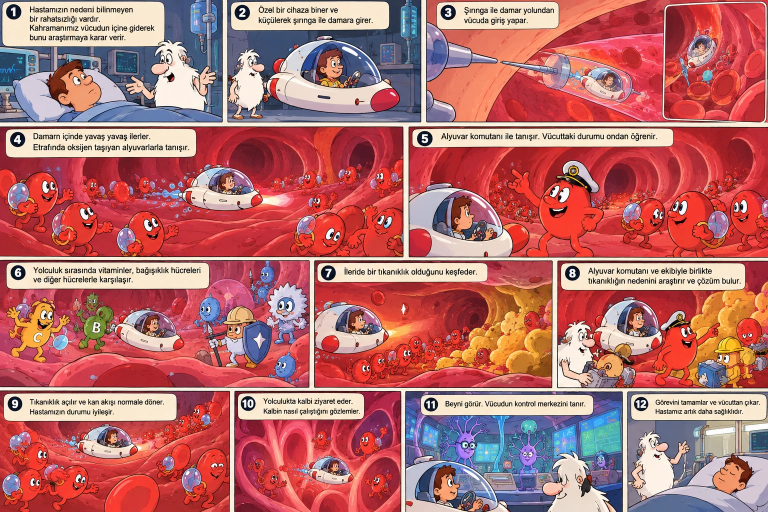
#> input picture reference.png, 1536 x 1024 px (shown at 1/2 size)
$ python measure.py ../../../reference.png 1.0 1.0 1.0 1.0
#> lines starting #> are read from the running program, lines starting #| are printed output that depends on the picture; after the words box and inside, x2 and y2 are one past the last pixel; in counts of white or black regions, pixels touching at a corner belong together
### tools/art/submarine/svgkit.py
"""Helpers shared by the submarine generator."""
import math

from ink import _f

GRAIN_DEFS = '''<filter id="grain" x="0" y="0" width="100%" height="100%" filterUnits="userSpaceOnUse">
    <feTurbulence type="fractalNoise" baseFrequency="0.9 0.6" numOctaves="2" seed="7" stitchTiles="stitch" result="n"/>
    <feColorMatrix in="n" type="matrix" values="0 0 0 0 0.35  0 0 0 0 0.06  0 0 0 0 0.08  0 0 0 0.10 0"/>
    <feComposite in2="SourceGraphic" operator="in"/>
  </filter>
  <filter id="mottle" x="0" y="0" width="100%" height="100%" filterUnits="userSpaceOnUse">
    <feTurbulence type="fractalNoise" baseFrequency="0.008 0.02" numOctaves="3" seed="3" stitchTiles="stitch" result="n"/>
    <feColorMatrix in="n" type="matrix" values="0 0 0 0 0.98  0 0 0 0 0.55  0 0 0 0 0.55  0 0 0 0.16 0"/>
    <feComposite in2="SourceGraphic" operator="in"/>
  </filter>'''


def cr(points, closed=True, tension=1.0):
    """Hand-placed key points -> smooth cubic path.  A point (x, y, 1) is a sharp corner."""
    pts = [(p[0], p[1]) for p in points]
    corner = [len(p) > 2 and p[2] for p in points]
    n = len(pts)
    o = ['M%s %s' % (_f(pts[0][0]), _f(pts[0][1]))]
    rng = range(n) if closed else range(n - 1)
    k = tension / 6.0
    for i in rng:
        i0 = (i - 1) % n if closed else max(i - 1, 0)
        i1 = i % n
        i2 = (i + 1) % n if closed else i + 1
        i3 = (i + 2) % n if closed else min(i + 2, n - 1)
        p0, p1, p2, p3 = pts[i0], pts[i1], pts[i2], pts[i3]
        if corner[i1]:
            c1 = (p1[0] + (p2[0] - p1[0]) * 0.25, p1[1] + (p2[1] - p1[1]) * 0.25)
        else:
            c1 = (p1[0] + (p2[0] - p0[0]) * k, p1[1] + (p2[1] - p0[1]) * k)
        if corner[i2]:
            c2 = (p2[0] - (p2[0] - p1[0]) * 0.25, p2[1] - (p2[1] - p1[1]) * 0.25)
        else:
            c2 = (p2[0] - (p3[0] - p1[0]) * k, p2[1] - (p3[1] - p1[1]) * k)
        o.append('C%s %s %s %s %s %s' % (_f(c1[0]), _f(c1[1]), _f(c2[0]), _f(c2[1]), _f(p2[0]), _f(p2[1])))
    if closed:
        o.append('Z')
    return ''.join(o)


# [20 lines left out: function ellipse_path, not called in this run]


def wobble_ellipse(cx, cy, rx, ry, rot=0.0, amp=0.04, n=10, phase=0.0, corner=None):
    """Hand-drawn-ish ellipse through n key points with slight radius variation."""
    a = math.radians(rot)
    ca, sa = math.cos(a), math.sin(a)
    pts = []
    for i in range(n):
        t = 2 * math.pi * i / n
        r = 1 + amp * math.sin(3 * t + phase) + amp * 0.5 * math.sin(5 * t + phase * 1.7)
        x, y = rx * r * math.cos(t), ry * r * math.sin(t)
        pts.append((cx + x * ca - y * sa, cy + x * sa + y * ca))
    return cr(pts, True)


class Doc:
    # [4 lines left out: function __init__, not called in this run]

    def d(self, s):
        self.defs.append(s)

    def a(self, s):
        self.body.append(s)

    def path(self, d, fill, extra=''):
        self.body.append('<path d="%s" fill="%s"%s/>' % (d, fill, (' ' + extra) if extra else ''))

    def clip(self, cid, d):
        self.defs.append('<clipPath id="%s"><path d="%s"/></clipPath>' % (cid, d))

    # [4 lines left out: function render, not called in this run]

### tools/art/submarine/ink.py
"""Tiny inking library: turns hand-authored cubic-Bezier contours into
thick-thin brush outlines (filled ribbons) for SVG cartoon art.

Only absolute M / L / C / Z commands are supported in authored paths.
"""
import math
import re

_TOK = re.compile(r'[MLCZ]|-?\d*\.?\d+(?:e-?\d+)?')


def parse(d):
    toks = _TOK.findall(d)
    subs = []
    cur = None
    last = None
    cmd = None
    i = 0
    while i < len(toks):
        t = toks[i]
        if t in 'MLCZ':
            cmd = t
            i += 1
            if cmd == 'Z':
                cur['closed'] = True
            continue
        if cmd == 'M':
            p = (float(toks[i]), float(toks[i + 1]))
            i += 2
            cur = {'start': p, 'segs': [], 'closed': False}
            subs.append(cur)
            last = p
            cmd = 'L'
        elif cmd == 'L':
            p = (float(toks[i]), float(toks[i + 1]))
            i += 2
            cur['segs'].append(('L', last, p))
            last = p
        elif cmd == 'C':
            v = [float(x) for x in toks[i:i + 6]]
            i += 6
            p = (v[4], v[5])
            cur['segs'].append(('C', last, (v[0], v[1]), (v[2], v[3]), p))
            last = p
        else:
            raise ValueError('bad path ' + d)
    return subs


def _bez(p0, p1, p2, p3, t):
    u = 1 - t
    return (u * u * u * p0[0] + 3 * u * u * t * p1[0] + 3 * u * t * t * p2[0] + t * t * t * p3[0],
            u * u * u * p0[1] + 3 * u * u * t * p1[1] + 3 * u * t * t * p2[1] + t * t * t * p3[1])


def dense(sub, n=60):
    pts = [sub['start']]
    for s in sub['segs']:
        if s[0] == 'L':
            a, b = s[1], s[2]
            for k in range(1, n + 1):
                t = k / n
                pts.append((a[0] + (b[0] - a[0]) * t, a[1] + (b[1] - a[1]) * t))
        else:
            for k in range(1, n + 1):
                pts.append(_bez(s[1], s[2], s[3], s[4], k / n))
    if sub['closed']:
        a, b = pts[-1], pts[0]
        if math.hypot(b[0] - a[0], b[1] - a[1]) > 0.01:
            for k in range(1, n + 1):
                t = k / n
                pts.append((a[0] + (b[0] - a[0]) * t, a[1] + (b[1] - a[1]) * t))
        pts.pop()  # last == first
    return pts


def resample(pts, step, closed):
    seq = pts + [pts[0]] if closed else pts
    acc = [0.0]
    for i in range(1, len(seq)):
        acc.append(acc[-1] + math.hypot(seq[i][0] - seq[i - 1][0], seq[i][1] - seq[i - 1][1]))
    L = acc[-1]
    n = max(4, int(round(L / step)))
    out = []
    j = 0
    rng = range(n) if closed else range(n + 1)
    for k in rng:
        s = L * k / n
        while j < len(acc) - 2 and acc[j + 1] < s:
            j += 1
        seg = acc[j + 1] - acc[j]
        t = 0 if seg == 0 else (s - acc[j]) / seg
        a, b = seq[j], seq[j + 1]
        out.append((a[0] + (b[0] - a[0]) * t, a[1] + (b[1] - a[1]) * t))
    return out, L


def poly(d, step=3.0):
    """Polygon (list of points) for the first closed subpath of d."""
    sub = parse(d)[0]
    pts, _ = resample(dense(sub), step, True)
    return pts


# [12 lines left out: function inside, not called in this run]


def _f(v):
    s = '%.1f' % v
    if s.endswith('.0'):
        s = s[:-2]
    if s == '-0':
        s = '0'
    return s


# [18 lines left out: function smooth, not called in this run]


def _smoothstep(a, b, x):
    t = min(1, max(0, (x - a) / (b - a)))
    return t * t * (3 - 2 * t)


SHADOW_DIR = (0.36, 0.93)  # light comes from the upper left


# [114 lines left out: functions ink_closed, ink_open, offset_curve, sub_path, not called in this run]


def pts_path(pts, closed=False):
    return smooth(pts, closed)

### tools/art/submarine/measure.py
"""HSV checks of the submarine in a game screenshot (or any composite) against the art-direction targets.

usage: python3 tools/art/submarine/measure.py <shot.png> <sub_screen_x> <sub_screen_y> [scale=0.85] [rot=0]
       [--geom DIR]   (use another geom.py, e.g. the previous round's, for a before/after comparison)

Regions are taken from geom.py (frame 520x300, origin at the frame centre) and mapped to the screen:
  dome  : the glass polygon (incl. the explorer)          targets: mean V ~.60, Vstd >= .22, darkest 5% <= .25
  hull  : low-saturation light pixels of the hull body   target : ~#e8d5cc (V .90-.92, S .13-.15, H +15..+24)
  red   : saturated red pixels of nose ball, band, fin    target : ~#da403c / #d14438 (H 0..+5)
"""
import colorsys
import math
import os
import sys

from PIL import Image, ImageDraw

sys.dont_write_bytecode = True  # keep the tools/art tree free of __pycache__
HERE = os.path.dirname(os.path.abspath(__file__))
GEOM_DIR = HERE
if '--geom' in sys.argv:
    i = sys.argv.index('--geom')
    GEOM_DIR = os.path.abspath(sys.argv[i + 1])
    del sys.argv[i:i + 2]
sys.path.insert(0, HERE)
sys.path.insert(0, GEOM_DIR)
from ink import poly  # noqa: E402
import geom  # noqa: E402
from svgkit import cr, wobble_ellipse  # noqa: E402


def to_screen(pts, sx, sy, S, rot):
    c, s = math.cos(rot), math.sin(rot)
    out = []
    for x, y in pts:
        dx, dy = (x - 260) * S, (y - 150) * S
        out.append((sx + dx * c - dy * s, sy + dx * s + dy * c))
    return out


def hsv(rgb):
    h, s, v = colorsys.rgb_to_hsv(*(c / 255 for c in rgb))
    h *= 360
    return (h - 360 if h > 180 else h), s, v


def stats(im, mask, label, sel=None):
    px = im.load()
    mk = mask.load()
    W, H = im.size
    vals = []
    for y in range(H):
        for x in range(W):
            if mk[x, y]:
                c = px[x, y][:3]
                hv = hsv(c)
                if sel is None or sel(hv):
                    vals.append((c, hv))
    if not vals:
        print('%-6s no pixels' % label)
        return
    n = len(vals)
    mr = sum(v[0][0] for v in vals) / n
    mg = sum(v[0][1] for v in vals) / n
    mb = sum(v[0][2] for v in vals) / n
    vs = sorted(v[1][2] for v in vals)
    mv = sum(vs) / n
    sd = (sum((v - mv) ** 2 for v in vs) / n) ** 0.5
    ms = sum(v[1][1] for v in vals) / n
    # circular mean hue
    hx = sum(math.cos(math.radians(v[1][0])) for v in vals)
    hy = sum(math.sin(math.radians(v[1][0])) for v in vals)
    mh = math.degrees(math.atan2(hy, hx))
    peri = sum(1 for v in vals if 200 <= (v[1][0] % 360) <= 250 and v[1][1] > 0.2) / n
    print('%-6s n=%6d mean #%02x%02x%02x  H%+.0f S%.2f V%.2f  Vstd %.2f  dark5%% V%.2f  blue-ish %.0f%%' % (
        label, n, int(mr), int(mg), int(mb), mh, ms, mv, sd, vs[int(n * 0.05)], peri * 100))


def main():
    shot, sx, sy = sys.argv[1], float(sys.argv[2]), float(sys.argv[3])
    S = float(sys.argv[4]) if len(sys.argv) > 4 else 0.85
    rot = float(sys.argv[5]) if len(sys.argv) > 5 else 0.0
    im = Image.open(shot).convert('RGB')
#> im is the input picture: PIL image 1536x1024 RGB; mean R, G, B 182.6, 110.1, 110

    def mask(polys):
        m = Image.new('L', im.size, 0)
        d = ImageDraw.Draw(m)
        for p in polys:
            d.polygon(to_screen(p, sx, sy, S, rot), fill=1)
        return m

    if hasattr(geom, 'NOSE_C'):
        nose = poly(wobble_ellipse(geom.NOSE_C[0], geom.NOSE_C[1], geom.NOSE_R[0], geom.NOSE_R[1], geom.NOSE_ROT,
                                   amp=0.012, n=10, phase=0.6))
    else:
        nose = poly(geom.NOSE)
    fin = poly(cr(geom.FIN_PTS)) if hasattr(geom, 'FIN_PTS') else poly(geom.FIN)
    band = [poly(geom.BAND)] if hasattr(geom, 'BAND') else []
    stats(im, mask([poly(geom.GLASS)]), 'dome')
#> in mask, `m = Image.new('L', im.size, 0)`: m: PIL image 1536x1024 L; every value is 0
#| dome   n= 19322 mean #aca49d  H+24 S0.27 V0.72  Vstd 0.31  dark5% V0.12  blue-ish 20%
    hull = mask([poly(geom.HULL_D)])
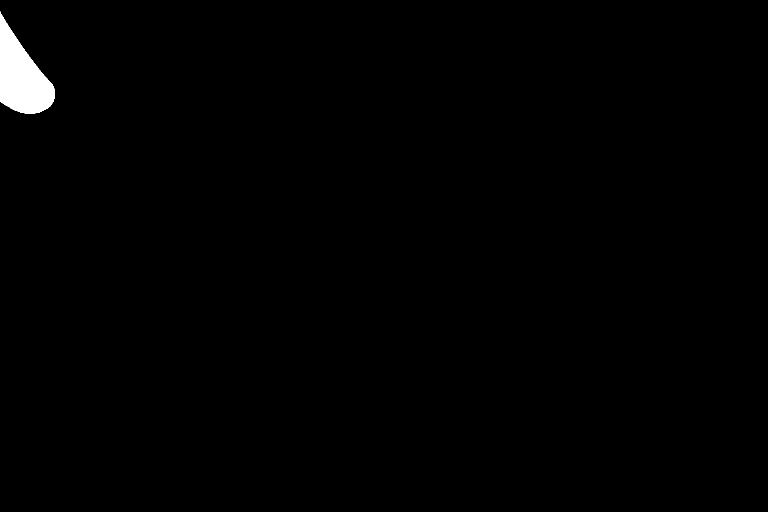
#> hull: PIL image 1536x1024 L (shown at 1/2 size); values 0 (black) and 1 (white), 0.8% white; 1 white region, box (x1, y1, x2, y2) and area: (0, 23, 110, 227) 12555
    hull.paste(0, mask=mask([poly(geom.DOME), nose]))
    stats(im, hull, 'hull', sel=lambda h: h[1] < 0.30 and h[2] > 0.55)
#| hull   n=  5917 mean #cec8d1  H-80 S0.12 V0.86  Vstd 0.09  dark5% V0.70  blue-ish 10%
    red_sel = lambda h: h[1] > 0.55 and h[2] > 0.45 and -25 < h[0] < 25  # noqa: E731
    stats(im, mask([nose, fin] + band), 'red', sel=red_sel)
#| red    n=     1 mean #742b1d  H+10 S0.75 V0.45  Vstd 0.00  dark5% V0.45  blue-ish 0%
    stats(im, mask([nose]), 'nose', sel=red_sel)
#| nose   n=     1 mean #742b1d  H+10 S0.75 V0.45  Vstd 0.00  dark5% V0.45  blue-ish 0%


if __name__ == '__main__':
    main()
